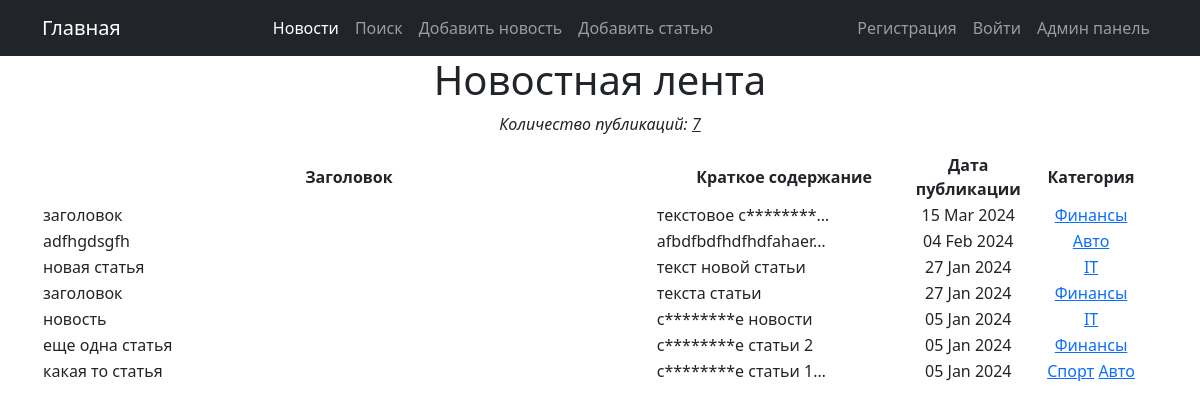
The app's page /article/ with its own data.
### news/models.py (models this page shows, shortened)
class Post(models.Model):
    author = models.ForeignKey(Author, on_delete=models.CASCADE, related_name='posts', verbose_name='Автор')
    post_type = models.CharField(max_length=2,
                                 choices=POST_TYPES,
                                 default=news,
                                 verbose_name='Тип публикации')
    datetime_post = models.DateTimeField(auto_now_add=True)
    category = models.ManyToManyField(Category, through='PostCategory', related_name='posts_categories')
    title = models.CharField(max_length=200, verbose_name='Заголовок')
    text = models.TextField(verbose_name='Текст')
    rating = models.IntegerField(default=0, verbose_name='Рейтинг публикации')

class Category(models.Model):
    name = models.CharField(max_length=100, unique=True, verbose_name='Название')
    subscribers = models.ManyToManyField(User, blank=True, related_name='categories', verbose_name='Подписчики')
    def __str__(self):
        return self.name

### news/views.py (the view)
# urls.py: path('', PostsList.as_view(), name='post_list'),
class PostsList(ListView):
    queryset = Post.objects.order_by('-datetime_post')
    template_name = 'news/posts.html'
    context_object_name = 'news'
    paginate_by = 10

### news/templatetags/custom_filters.py (called while the page is built)
def clear_str(word: str) -> str:
    new_word = map(lambda x: x if x not in punctuation else "", word)
    result = ''.join(new_word)
    return result.lower()

@register.filter()
def censor(text_in):
    words_list = text_in.split()
    if isinstance(text_in, str):
        for word in words_list:
            if clear_str(word) in censor_list:
                text_in = text_in.replace(word[1:], '*' * (len(word) - 2) + word[-1])
    return text_in

### templates/news/posts.html (shortened to what this page needs)
{% extends 'flatpages/default.html' %}
{% load custom_filters %}
{% block content %}
    <h1>Новостная лента</h1>
    {% if news %}
    <p><i>Количество публикаций: <u>{{news|length}}</u></i></p>
    <table width="100%">
        <tr align="center">
            <th>Заголовок</th>
            <th>Краткое содержание</th>
            <th>Дата публикации</th>
            <th>Категория</th>
        </tr>
        {% for post in news %}
        <tr class="{% cycle 'green' 'white' %}">
            <td align="left" width="55%">
                {% if post.post_type == "NE" %}
                    <a class="nav-link" href="/news/{{ post.id }}">{{ post.title|censor }}</a>
                {% else %}
                   <a class="nav-link" href="/article/{{ post.id }}">{{ post.title|censor }}</a>
                {% endif %}
            </td>
            <td align="left" width="23%">{{ post.text|censor|truncatechars:20 }}</td>
            <td width="10%">{{ post.datetime_post|date:'d M Y' }}</td>
            <td width="12%">
                {% for category in post.category.all %}
                    <a href="{% url 'category_list' category.id %}">{{ category }}</a>
                {% endfor %}
            </td>
        </tr>
        {% endfor %}
    </table>
    {% else %}
        <h2>Публикаций нет!</h2>
    {% endif %}
{% endblock content %}

### records on screen
Post: title|censor "заголовок", text|censor "текстовое с********…", datetime_post "15 Mar 2024"
Category: name "Финансы"
Post: title|censor "adfhgdsgfh", text|censor "afbdfbdfhdfhdfahaer…", datetime_post "04 Feb 2024"
Category: name "Авто"
Post: title|censor "новая статья", text|censor "текст новой статьи", datetime_post "27 Jan 2024"
Category: name "IT"
Post: title|censor "заголовок", text|censor "текста статьи", datetime_post "27 Jan 2024"
Post: title|censor "новость", text|censor "с********е новости", datetime_post "05 Jan 2024"
Post: title|censor "еще одна статья", text|censor "с********е статьи 2", datetime_post "05 Jan 2024"
Post: title|censor "какая то статья", text|censor "с********е статьи 1…", datetime_post "05 Jan 2024"
Category: name "Спорт"

### other values on screen
{{ news|length }} "7"
